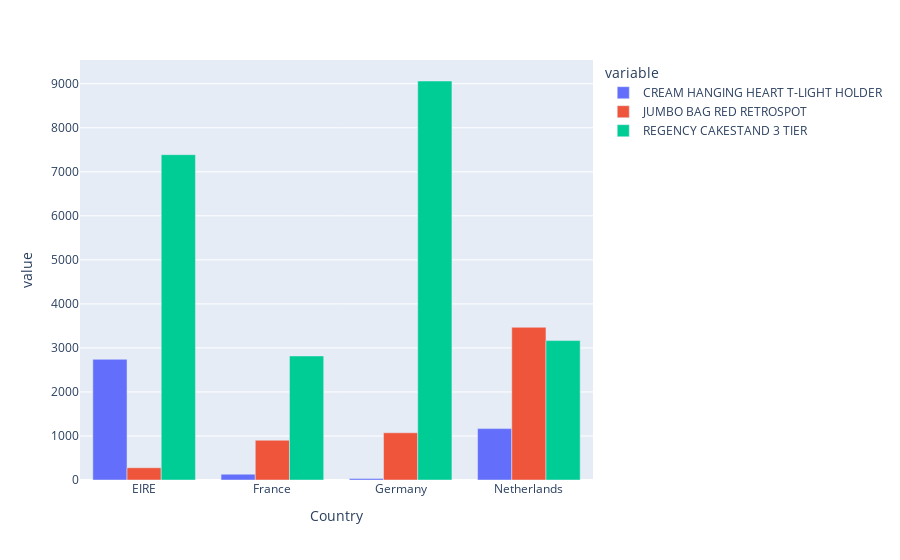

The code cell stored with this chart in its notebook:
### Code cell
# Traces
traces = px.bar(rvn_country, x=rvn_country.index, y=['CREAM HANGING HEART T-LIGHT HOLDER', 'JUMBO BAG RED RETROSPOT', 'REGENCY CAKESTAND 3 TIER'], barmode='group')

# Layout
fig['layout'].update(width=1000, height=600, title=' revenue by country for each of the products');

# Plot
py.iplot(go.Figure(data=traces, layout=layout));

### Figure 1 — Plotly figure (JSON) as saved in the notebook; plotly's stock layout.template omitted (floating-point values rounded to 4 significant figures)
{"data": [{"alignmentgroup": "True", "hovertemplate": "variable=CREAM HANGING HEART T-LIGHT HOLDER<br>Country=%{x}<br>value=%{y}<extra></extra>", "legendgroup": "CREAM HANGING HEART T-LIGHT HOLDER", "marker": {"color": "#636efa", "pattern": {"shape": ""}}, "name": "CREAM HANGING HEART T-LIGHT HOLDER", "offsetgroup": "CREAM HANGING HEART T-LIGHT HOLDER", "orientation": "v", "showlegend": true, "textposition": "auto", "type": "bar", "x": ["EIRE", "France", "Germany", "Netherlands"], "xaxis": "x", "y": [2741.0, 131.8, 35.4, 1167], "yaxis": "y"}, {"alignmentgroup": "True", "hovertemplate": "variable=JUMBO BAG RED RETROSPOT<br>Country=%{x}<br>value=%{y}<extra></extra>", "legendgroup": "JUMBO BAG RED RETROSPOT", "marker": {"color": "#EF553B", "pattern": {"shape": ""}}, "name": "JUMBO BAG RED RETROSPOT", "offsetgroup": "JUMBO BAG RED RETROSPOT", "orientation": "v", "showlegend": true, "textposition": "auto", "type": "bar", "x": ["EIRE", "France", "Germany", "Netherlands"], "xaxis": "x", "y": [278.7, 903.4, 1073.0, 3468], "yaxis": "y"}, {"alignmentgroup": "True", "hovertemplate": "variable=REGENCY CAKESTAND 3 TIER<br>Country=%{x}<br>value=%{y}<extra></extra>", "legendgroup": "REGENCY CAKESTAND 3 TIER", "marker": {"color": "#00cc96", "pattern": {"shape": ""}}, "name": "REGENCY CAKESTAND 3 TIER", "offsetgroup": "REGENCY CAKESTAND 3 TIER", "orientation": "v", "showlegend": true, "textposition": "auto", "type": "bar", "x": ["EIRE", "France", "Germany", "Netherlands"], "xaxis": "x", "y": [7389.0, 2817.0, 9062.0, 3166.0], "yaxis": "y"}], "layout": {"barmode": "group", "legend": {"title": {"text": "variable"}, "tracegroupgap": 0}, "margin": {"t": 60}, "xaxis": {"anchor": "y", "domain": [0, 1], "title": {"text": "Country"}}, "yaxis": {"anchor": "x", "domain": [0, 1], "title": {"text": "value"}}}}
